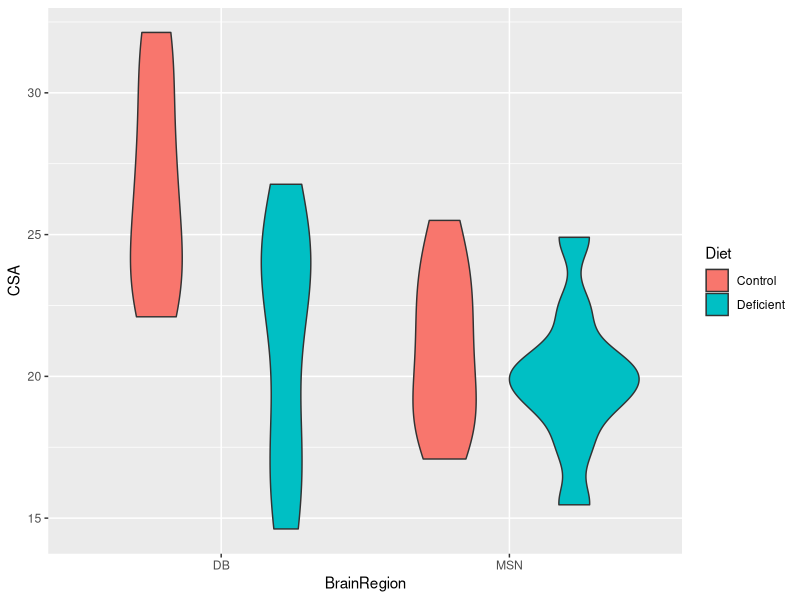
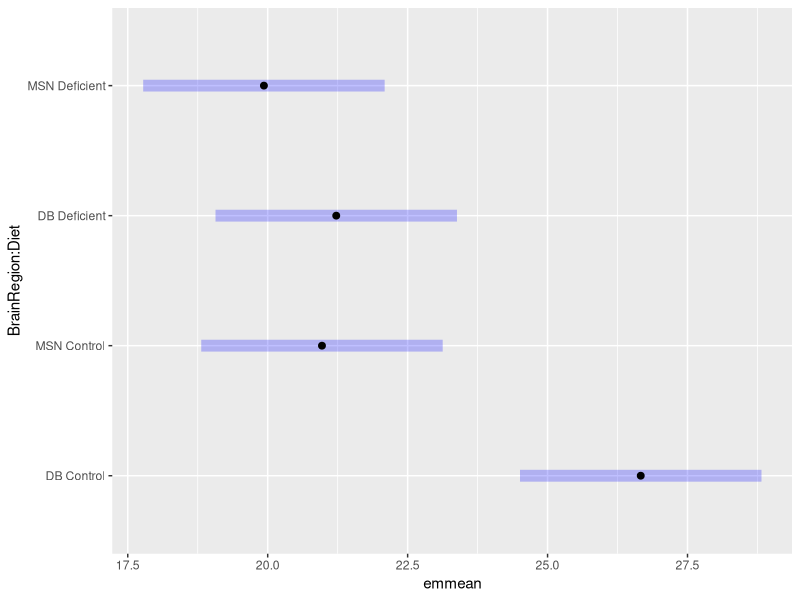
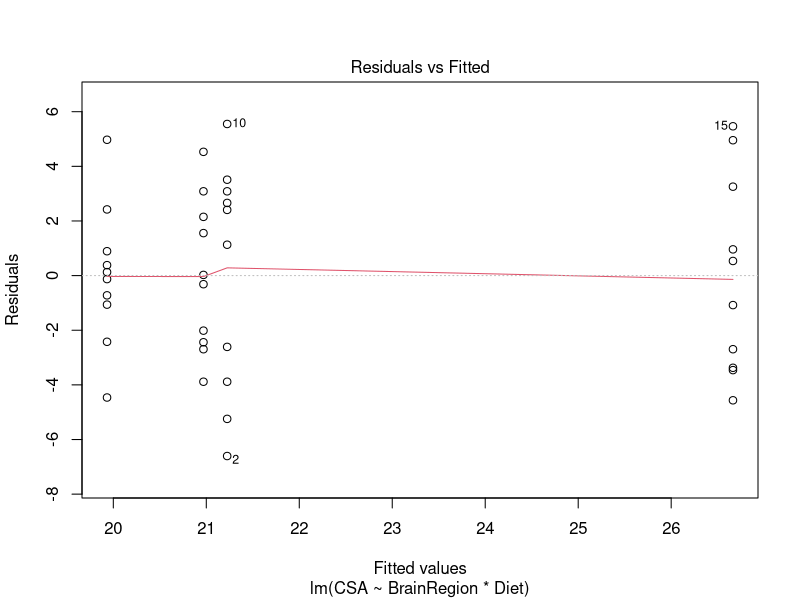
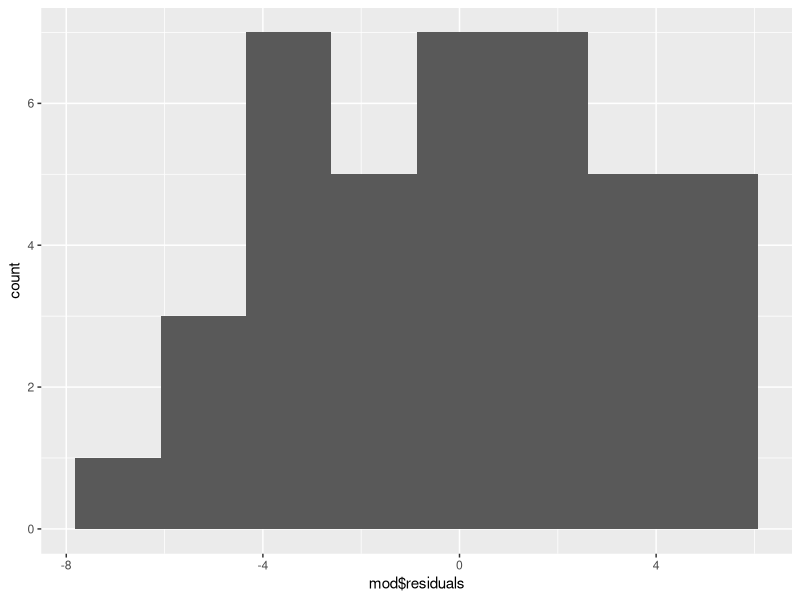
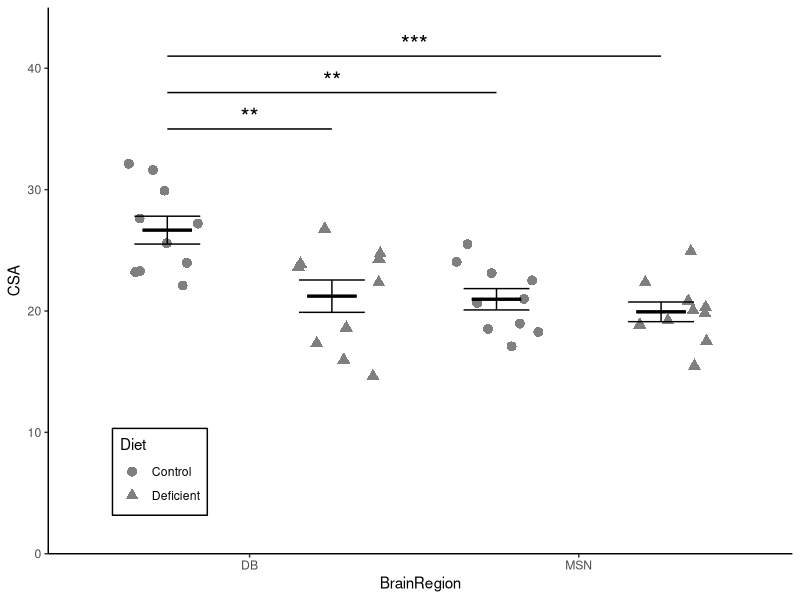
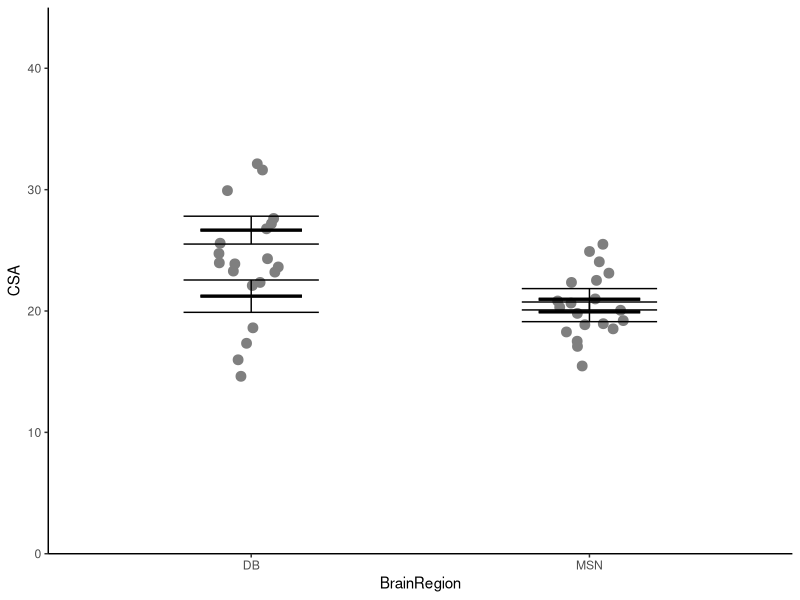
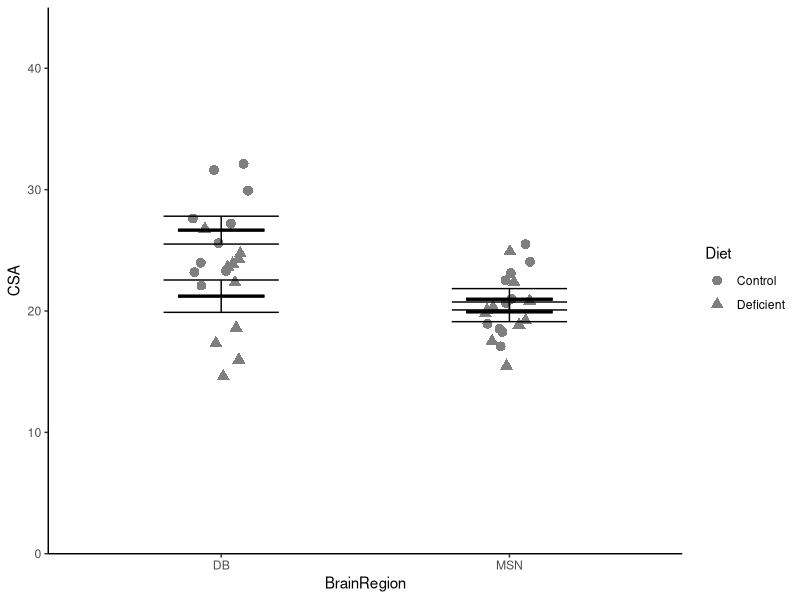
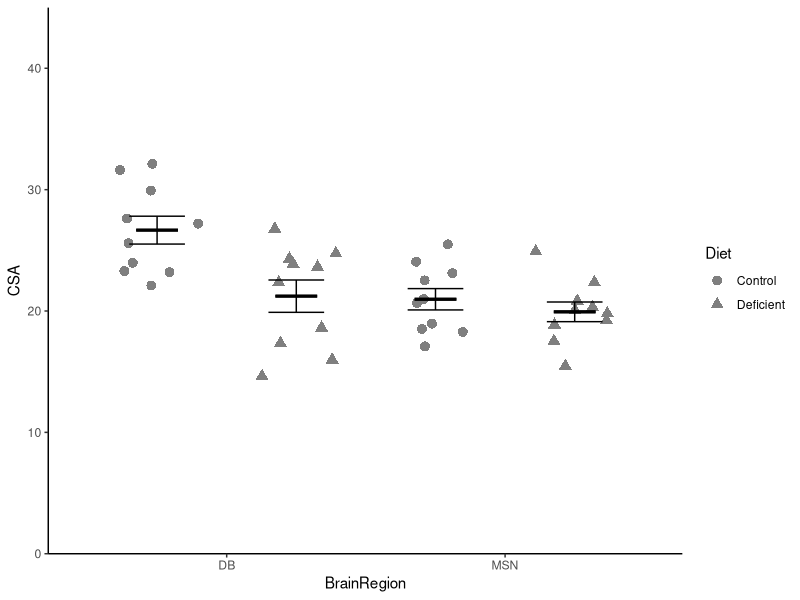

Recreate these plots in R, in order.
## ---- chunk 1
#| include: false
library(tidyverse)
library(kableExtra)
## ---- chunk 2
#| include: false

#---CODING ANSWER---

# load the package
library(readxl)

excel_sheets("data-raw/neuron-csa.xlsx")
# There are two sheets in the file. Each sheet contains a different brain region

## ---- chunk 3
#| include: false

#---CODING ANSWER---

db <- read_excel("data-raw/neuron-csa.xlsx", sheet = "DB")
msn <- read_excel("data-raw/neuron-csa.xlsx", sheet = "MSN")
## ---- chunk 4
neuron <- bind_rows(db, msn)
## ---- chunk 5
ggplot(data = neuron, aes(x = BrainRegion, y = CSA, fill = Diet)) +
  geom_violin()
## ---- chunk 6
neuron_summary <- neuron %>%
  group_by(BrainRegion, Diet) %>%
  summarise(mean = mean(CSA),
            std = sd(CSA),
            n = length(CSA),
            se = std/sqrt(n))

## ---- chunk 7
#| echo: false

knitr::kable(neuron_summary) %>% 
  kableExtra::kable_styling()
## ---- chunk 8
mod <- lm(data = neuron, CSA ~ BrainRegion * Diet)
summary(mod)
## ---- chunk 9
anova(mod)
## ---- chunk 10
library(emmeans)
## ---- chunk 11
emmeans(mod, ~ BrainRegion * Diet) |> pairs()

## ---- chunk 12
emmeans(mod, ~ BrainRegion * Diet) |> plot()
## ---- chunk 13
#| include: false

#---CODING ANSWER-

plot(mod, which = 1)
## ---- chunk 14
#| include: false

#---CODING ANSWER-

ggplot(mapping = aes(x = mod$residuals)) + 
  geom_histogram(bins = 8)
## ---- chunk 15
#| include: false

#---CODING ANSWER-

shapiro.test(mod$residuals)
## ---- chunk 16
#| echo: false

ggplot() +
  geom_point(data = neuron, 
             aes(x = BrainRegion, y = CSA, shape = Diet),
             position = position_jitterdodge(dodge.width = 1,
                                             jitter.width = 0.3,
                                             jitter.height = 0),
             colour = "gray50",
             size = 3) +
  geom_errorbar(data = neuron_summary, 
                aes(x = BrainRegion, 
                    ymin = mean - se, 
                    ymax = mean + se,
                    group = Diet),
                width = 0.4, 
                position = position_dodge(width = 1)) +
  geom_errorbar(data = neuron_summary, 
                aes(x = BrainRegion, 
                    ymin = mean,
                    ymax = mean, 
                    group = Diet),
                width = 0.3, 
                linewidth = 1,
                position = position_dodge(width = 1) ) +
  scale_y_continuous(name = "CSA",
                     expand = c(0, 0),
                     limits = c(0, 45)) +
  scale_x_discrete(name = "BrainRegion") +
  # DB Control - DB Deficient **
  annotate("segment",
           x = 0.75, xend = 1.25,
           y = 35, yend = 35,
           colour = "black") +
  annotate("text",
           x = 1,  y = 36,
           label = "**", size = 6) +
  # Control.MSN - Control.DB **
  annotate("segment",
           x = 0.75, xend = 1.75,
           y = 38, yend = 38,
           colour = "black") +
  annotate("text", x = 1.25,  y = 39,
           label = "**", size = 6) +
  # DB Control - MSN Deficient  ***
  annotate("segment",
           x = 0.75, xend = 2.25,
           y = 41, yend = 41,
           colour = "black") +
  annotate("text", x = 1.5,  y = 42,
           label = "***", size = 6) +
  theme_classic() +
  theme(legend.position = c(0.15, 0.15),
        legend.background = element_rect(colour = "black"))

## ---- chunk 17
ggplot() +
  geom_point(data = neuron, 
             aes(x = BrainRegion, y = CSA),
             position = position_jitter(width = 0.1, height = 0),
             colour = "gray50",
             size = 3) +
  geom_errorbar(data = neuron_summary, 
                aes(x = BrainRegion, 
                    ymin = mean - se, 
                    ymax = mean + se),
                width = 0.4) +
  geom_errorbar(data = neuron_summary, 
                aes(x = BrainRegion, 
                    ymin = mean,
                    ymax = mean),
                width = 0.3, 
                linewidth = 1) +
  scale_y_continuous(name = "CSA",
                     expand = c(0, 0),
                     limits = c(0, 45)) +
  scale_x_discrete(name = "BrainRegion") +
  theme_classic() 

## ---- chunk 18
ggplot() +
  geom_point(data = neuron, 
             aes(x = BrainRegion, y = CSA, shape = Diet),
             position = position_jitter(width = 0.1, height = 0),
             colour = "gray50",
             size = 3) +
  geom_errorbar(data = neuron_summary, 
                aes(x = BrainRegion, 
                    ymin = mean - se, 
                    ymax = mean + se),
                width = 0.4) +
  geom_errorbar(data = neuron_summary, 
                aes(x = BrainRegion, 
                    ymin = mean,
                    ymax = mean),
                width = 0.3, 
                linewidth = 1) +
  scale_y_continuous(name = "CSA",
                     expand = c(0, 0),
                     limits = c(0, 45)) +
  scale_x_discrete(name = "BrainRegion") +
  theme_classic() 

## ---- chunk 19
ggplot() +
  geom_point(data = neuron, 
             aes(x = BrainRegion, y = CSA, shape = Diet),
             position = position_jitterdodge(dodge.width = 1,
                                             jitter.width = 0.3,
                                             jitter.height = 0),
             colour = "gray50",
             size = 3) +
  geom_errorbar(data = neuron_summary, 
                aes(x = BrainRegion, 
                    ymin = mean - se, 
                    ymax = mean + se,
                    group = Diet),
                width = 0.4,
                position = position_dodge(width = 1)) +
  geom_errorbar(data = neuron_summary, 
                aes(x = BrainRegion, 
                    ymin = mean,
                    ymax = mean,
                    group = Diet),
                width = 0.3, 
                linewidth = 1,
                position = position_dodge(width = 1)) +
  scale_y_continuous(name = "CSA",
                     expand = c(0, 0),
                     limits = c(0, 45)) +
  scale_x_discrete(name = "BrainRegion") +
  theme_classic() 

## ---- chunk 20
#| include: false

#---CODING ANSWER---

ggplot() +
  geom_point(data = neuron, 
             aes(x = BrainRegion, y = CSA, shape = Diet),
             position = position_jitterdodge(dodge.width = 1,
                                             jitter.width = 0.3,
                                             jitter.height = 0),
             colour = "gray50",
             size = 3) +
  geom_errorbar(data = neuron_summary, 
                aes(x = BrainRegion, 
                    ymin = mean - se, 
                    ymax = mean + se,
                    group = Diet),
                width = 0.4,
                position = position_dodge(width = 1)) +
  geom_errorbar(data = neuron_summary, 
                aes(x = BrainRegion, 
                    ymin = mean,
                    ymax = mean,
                    group = Diet),
                width = 0.3, 
                linewidth = 1,
                position = position_dodge(width = 1)) +
  scale_y_continuous(name = "CSA",
                     expand = c(0, 0),
                     limits = c(0, 45)) +
  scale_x_discrete(name = "BrainRegion") +
  # DB Control - DB Deficient **
  annotate("segment",
           x = 0.75, xend = 1.25,
           y = 35, yend = 35,
           colour = "black") +
  annotate("text",
           x = 1,  y = 36,
           label = "**", size = 6) +
  # Control.MSN - Control.DB **
  annotate("segment",
           x = 0.75, xend = 1.75,
           y = 38, yend = 38,
           colour = "black") +
  annotate("text", x = 1.25,  y = 39,
           label = "**", size = 6) +
  # DB Control - MSN Deficient  ***
  annotate("segment",
           x = 0.75, xend = 2.25,
           y = 41, yend = 41,
           colour = "black") +
  annotate("text", x = 1.5,  y = 42,
           label = "***", size = 6) +
  theme_classic() 

## ---- chunk 21
#| echo: false

#---CODING ANSWER---

# Assign the figure to a variable
fig1 <- ggplot() +
  geom_point(data = neuron, 
             aes(x = BrainRegion, y = CSA, shape = Diet),
             position = position_jitterdodge(dodge.width = 1,
                                             jitter.width = 0.3,
                                             jitter.height = 0),
             colour = "gray50",
             size = 3) +
  geom_errorbar(data = neuron_summary, 
                aes(x = BrainRegion, 
                    ymin = mean - se, 
                    ymax = mean + se,
                    group = Diet),
                width = 0.4, 
                position = position_dodge(width = 1)) +
  geom_errorbar(data = neuron_summary, 
                aes(x = BrainRegion, 
                    ymin = mean,
                    ymax = mean, 
                    group = Diet),
                width = 0.3, 
                linewidth = 1,
                position = position_dodge(width = 1) ) +
  scale_y_continuous(name = "CSA",
                     expand = c(0, 0),
                     limits = c(0, 45)) +
  scale_x_discrete(name = "BrainRegion") +
  # DB Control - DB Deficient **
  annotate("segment",
           x = 0.75, xend = 1.25,
           y = 35, yend = 35,
           colour = "black") +
  annotate("text",
           x = 1,  y = 36,
           label = "**", size = 6) +
  # Control.MSN - Control.DB **
  annotate("segment",
           x = 0.75, xend = 1.75,
           y = 38, yend = 38,
           colour = "black") +
  annotate("text", x = 1.25,  y = 39,
           label = "**", size = 6) +
  # DB Control - MSN Deficient  ***
  annotate("segment",
           x = 0.75, xend = 2.25,
           y = 41, yend = 41,
           colour = "black") +
  annotate("text", x = 1.5,  y = 42,
           label = "***", size = 6) +
  theme_classic() +
  theme(legend.position = c(0.15, 0.15),
        legend.background = element_rect(colour = "black"))

## ---- chunk 22
#| include: false

#---CODING ANSWER---

# save figure to figures/seal.png
ggsave("figures/neuron.png",
       plot = fig1,
       width = 4,
       height = 3.5,
       units = "in",
       dpi = 300)
